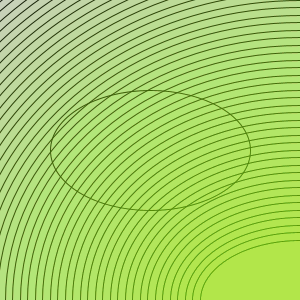
Frame 1 (no input)
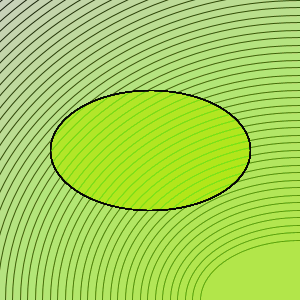
Frame 60 (the mouse pressed at the canvas centre just before this capture)
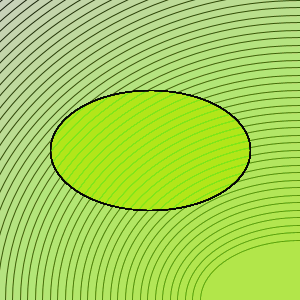
Frame 120 (the mouse held since frame 60 and released just before this capture)

The Processing sketch that drew these frames (run headless with seeded random() and noise(); from frame 60 on, the mouse is pressed at the canvas centre):

// Processing sketch: processing_80020
// ── processing_80020.pde

float ra = 0;
int count=0;
 int w=150;
 int y=150;
 int f=200;
 int d=120;
 float r=161;
 float g=255;
 float b=0;
 
void setup() {
  size(300, 300);
  fill(161,255,0,5);
  stroke(5,5,5);
}
  
void draw(){
  translate(width/2,height/2);
  rotate(ra);
  ellipse(0,0,200,120);
  while (count<100){
  
  ellipse (w,y,f,d);
  count= count+2;
  f=f+15;
  d=d+15;
}

}
 
void mouseDragged() {
  ra += atan2(mouseY-height/2, mouseX-width/2) - atan2(pmouseY-height/2, pmouseX-width/2);
}
